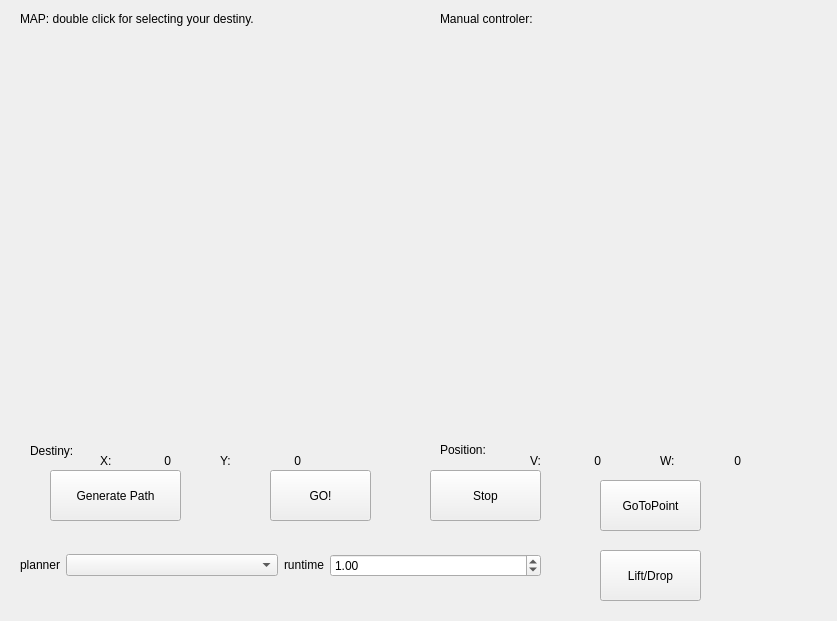
<?xml version="1.0" encoding="UTF-8"?>
<ui version="4.0">
 <class>MainWindow</class>
 <widget class="QMainWindow" name="MainWindow">
  <property name="geometry">
   <rect>
    <x>0</x>
    <y>0</y>
    <width>837</width>
    <height>621</height>
   </rect>
  </property>
  <property name="minimumSize">
   <size>
    <width>660</width>
    <height>370</height>
   </size>
  </property>
  <property name="maximumSize">
   <size>
    <width>1200</width>
    <height>1200</height>
   </size>
  </property>
  <property name="windowTitle">
   <string>Global Navigation</string>
  </property>
  <widget class="QWidget" name="centralwidget">
   <widget class="QWidget" name="verticalLayoutWidget">
    <property name="geometry">
     <rect>
      <x>20</x>
      <y>40</y>
      <width>410</width>
      <height>410</height>
     </rect>
    </property>
    <layout class="QVBoxLayout" name="mapLayout"/>
   </widget>
   <widget class="QWidget" name="verticalLayoutWidget_2">
    <property name="geometry">
     <rect>
      <x>440</x>
      <y>40</y>
      <width>400</width>
      <height>400</height>
     </rect>
    </property>
    <layout class="QVBoxLayout" name="tlLayout"/>
   </widget>
   <widget class="QPushButton" name="getPathButton">
    <property name="geometry">
     <rect>
      <x>50</x>
      <y>470</y>
      <width>131</width>
      <height>51</height>
     </rect>
    </property>
    <property name="text">
     <string>Generate Path</string>
    </property>
   </widget>
   <widget class="QPushButton" name="playButton">
    <property name="geometry">
     <rect>
      <x>270</x>
      <y>470</y>
      <width>101</width>
      <height>51</height>
     </rect>
    </property>
    <property name="text">
     <string>GO!</string>
    </property>
    <property name="icon">
     <iconset resource="../resources/resources.qrc">
      <normaloff>:/images/play.png</normaloff>:/images/play.png</iconset>
    </property>
   </widget>
   <widget class="QPushButton" name="stopButton">
    <property name="geometry">
     <rect>
      <x>430</x>
      <y>470</y>
      <width>111</width>
      <height>51</height>
     </rect>
    </property>
    <property name="text">
     <string>Stop</string>
    </property>
    <property name="icon">
     <iconset resource="../resources/resources.qrc">
      <normaloff>:/images/stop.png</normaloff>:/images/stop.png</iconset>
    </property>
   </widget>
   <widget class="QLabel" name="destinyLabel">
    <property name="geometry">
     <rect>
      <x>30</x>
      <y>440</y>
      <width>61</width>
      <height>21</height>
     </rect>
    </property>
    <property name="text">
     <string>Destiny:</string>
    </property>
   </widget>
   <widget class="QLabel" name="XLabel">
    <property name="geometry">
     <rect>
      <x>100</x>
      <y>450</y>
      <width>21</width>
      <height>21</height>
     </rect>
    </property>
    <property name="text">
     <string>X:</string>
    </property>
   </widget>
   <widget class="QLabel" name="YLabel">
    <property name="geometry">
     <rect>
      <x>220</x>
      <y>450</y>
      <width>21</width>
      <height>21</height>
     </rect>
    </property>
    <property name="text">
     <string>Y:</string>
    </property>
   </widget>
   <widget class="QLabel" name="positionLabel">
    <property name="geometry">
     <rect>
      <x>440</x>
      <y>440</y>
      <width>61</width>
      <height>20</height>
     </rect>
    </property>
    <property name="text">
     <string>Position:</string>
    </property>
   </widget>
   <widget class="QLabel" name="VLabel">
    <property name="geometry">
     <rect>
      <x>530</x>
      <y>450</y>
      <width>21</width>
      <height>21</height>
     </rect>
    </property>
    <property name="text">
     <string>V:</string>
    </property>
   </widget>
   <widget class="QLabel" name="XValue">
    <property name="geometry">
     <rect>
      <x>130</x>
      <y>450</y>
      <width>41</width>
      <height>21</height>
     </rect>
    </property>
    <property name="text">
     <string>0</string>
    </property>
    <property name="alignment">
     <set>Qt::AlignRight|Qt::AlignTrailing|Qt::AlignVCenter</set>
    </property>
   </widget>
   <widget class="QLabel" name="VValue">
    <property name="geometry">
     <rect>
      <x>560</x>
      <y>450</y>
      <width>41</width>
      <height>21</height>
     </rect>
    </property>
    <property name="text">
     <string>0</string>
    </property>
    <property name="alignment">
     <set>Qt::AlignRight|Qt::AlignTrailing|Qt::AlignVCenter</set>
    </property>
   </widget>
   <widget class="QLabel" name="YValue">
    <property name="geometry">
     <rect>
      <x>260</x>
      <y>450</y>
      <width>41</width>
      <height>21</height>
     </rect>
    </property>
    <property name="text">
     <string>0</string>
    </property>
    <property name="alignment">
     <set>Qt::AlignRight|Qt::AlignTrailing|Qt::AlignVCenter</set>
    </property>
   </widget>
   <widget class="QLabel" name="WValue">
    <property name="geometry">
     <rect>
      <x>700</x>
      <y>450</y>
      <width>41</width>
      <height>21</height>
     </rect>
    </property>
    <property name="text">
     <string>0</string>
    </property>
    <property name="alignment">
     <set>Qt::AlignRight|Qt::AlignTrailing|Qt::AlignVCenter</set>
    </property>
   </widget>
   <widget class="QLabel" name="WLabel">
    <property name="geometry">
     <rect>
      <x>660</x>
      <y>450</y>
      <width>21</width>
      <height>21</height>
     </rect>
    </property>
    <property name="text">
     <string>W:</string>
    </property>
   </widget>
   <widget class="QLabel" name="mapLabel">
    <property name="geometry">
     <rect>
      <x>20</x>
      <y>10</y>
      <width>341</width>
      <height>17</height>
     </rect>
    </property>
    <property name="text">
     <string>MAP: double click for selecting your destiny.</string>
    </property>
   </widget>
   <widget class="QLabel" name="mapLabel_2">
    <property name="geometry">
     <rect>
      <x>440</x>
      <y>10</y>
      <width>121</width>
      <height>17</height>
     </rect>
    </property>
    <property name="text">
     <string>Manual controler:</string>
    </property>
   </widget>
   <widget class="QWidget" name="verticalLayoutWidget_3">
    <property name="geometry">
     <rect>
      <x>759</x>
      <y>459</y>
      <width>71</width>
      <height>71</height>
     </rect>
    </property>
    <layout class="QVBoxLayout" name="logoLayout">
     <property name="spacing">
      <number>0</number>
     </property>
    </layout>
   </widget>
   <widget class="QWidget" name="horizontalLayoutWidget">
    <property name="geometry">
     <rect>
      <x>20</x>
      <y>530</y>
      <width>521</width>
      <height>71</height>
     </rect>
    </property>
    <layout class="QHBoxLayout" name="horizontalLayout">
     <item>
      <widget class="QLabel" name="Plannerlabel">
       <property name="sizePolicy">
        <sizepolicy hsizetype="Fixed" vsizetype="Fixed">
         <horstretch>0</horstretch>
         <verstretch>0</verstretch>
        </sizepolicy>
       </property>
       <property name="text">
        <string>planner</string>
       </property>
      </widget>
     </item>
     <item>
      <widget class="QComboBox" name="plannerBox"/>
     </item>
     <item>
      <widget class="QLabel" name="RunTimeLabel">
       <property name="sizePolicy">
        <sizepolicy hsizetype="Fixed" vsizetype="Fixed">
         <horstretch>0</horstretch>
         <verstretch>0</verstretch>
        </sizepolicy>
       </property>
       <property name="text">
        <string>runtime</string>
       </property>
      </widget>
     </item>
     <item>
      <widget class="QDoubleSpinBox" name="runtimeBox">
       <property name="value">
        <double>1.000000000000000</double>
       </property>
      </widget>
     </item>
    </layout>
   </widget>
   <widget class="QPushButton" name="liftDropButton">
    <property name="geometry">
     <rect>
      <x>600</x>
      <y>550</y>
      <width>101</width>
      <height>51</height>
     </rect>
    </property>
    <property name="text">
     <string>Lift/Drop</string>
    </property>
   </widget>
   <widget class="QPushButton" name="gotoPointButton">
    <property name="geometry">
     <rect>
      <x>600</x>
      <y>480</y>
      <width>101</width>
      <height>51</height>
     </rect>
    </property>
    <property name="text">
     <string>GoToPoint</string>
    </property>
   </widget>
  </widget>
 </widget>
 <resources>
  <include location="../resources/resources.qrc"/>
 </resources>
 <connections/>
</ui>
